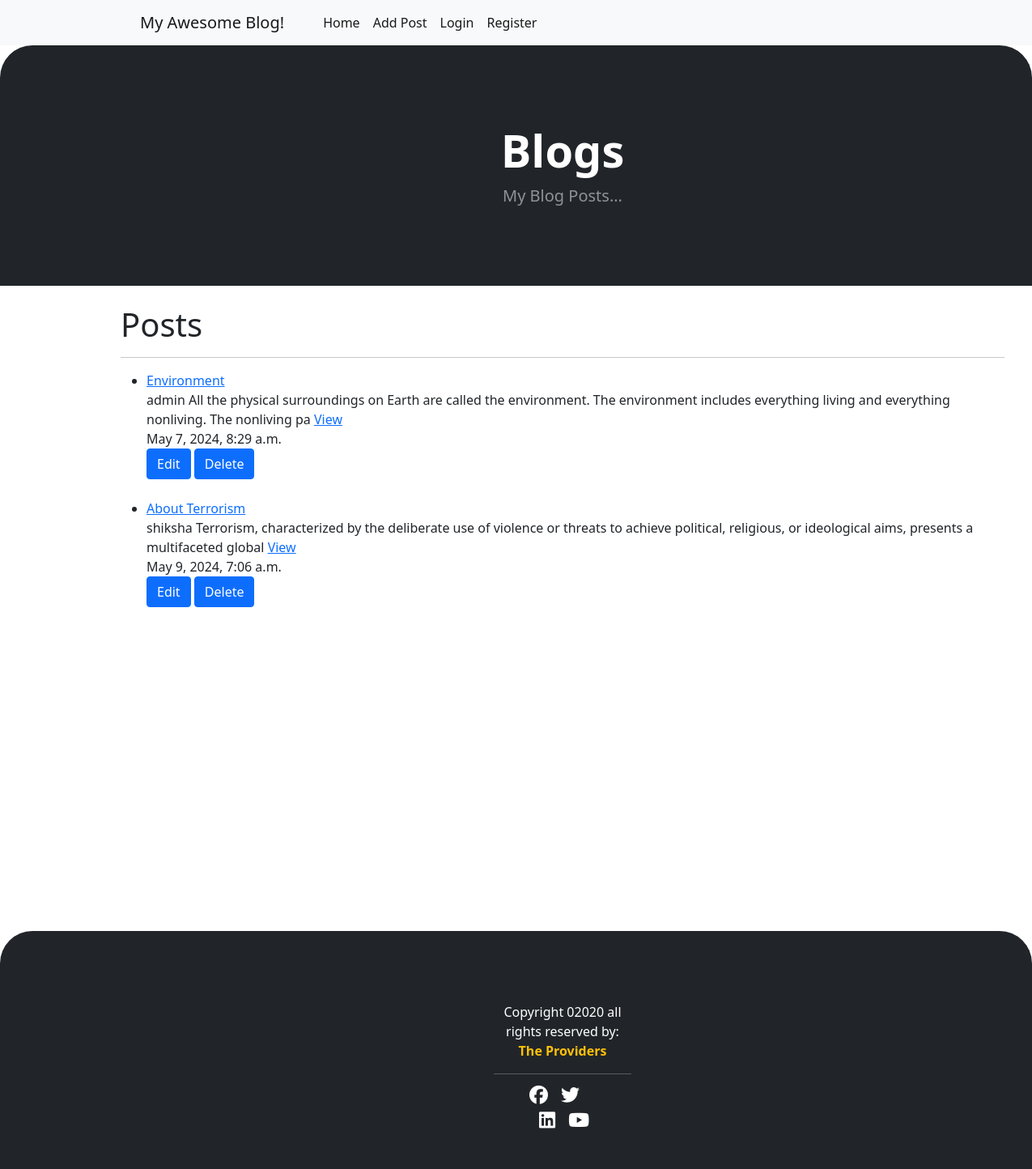
The page / on the database its author committed.
### blog/models.py (models this page shows, shortened)
class Post(models.Model):
    title = models.CharField(max_length=255)
    content = models.TextField()
    author = models.ForeignKey(User, on_delete=models.CASCADE)
    published_date = models.DateTimeField(auto_now_add=True)
    likes = models.ManyToManyField(User, related_name = 'blog_posts')

### blog/views.py (the view)
# urls.py: path('', HomeView.as_view(),name='home'),
class HomeView(ListView):
    model = Post
    template_name = 'home.html'

### blog/templates/home.html (shortened to what this page needs)
{% extends 'base.html' %}
{% block content %}
{% load static %}
<!DOCTYPE html>
<html lang="en">
    <head>
        <link href="https://cdn.jsdelivr.net/npm/bootstrap-icons@1.5.0/font/bootstrap-icons.css" rel="stylesheet" />
        <link href="{% static 'css/styles.css'%}" rel="stylesheet" />
    </head>
    <body>
        <header class="bg-dark py-5">
            <div class="container px-4 px-lg-5 my-5">
                <div class="text-center text-white">
                    <h1 class="display-4 fw-bolder">Blogs</h1>
                    <p class="lead fw-normal text-white-50 mb-0">My Blog Posts...</p>
                </div>
            </div>
        </header><br/>
        <div class="container">
        <h1>Posts</h1><hr>
        <ul>
        {% for post in object_list %}
            <li><a href="{% url 'article_details' post.pk %}">{{ post.title }}</a><br> {{ post.author }}
            {{ post.content | slice:":155"|safe }}     <a href="{% url 'article_details' post.pk %}">View</a><br/>
            {{ post.published_date }}</li>
            <a href ="{% url 'update_post' post.pk %}" class="btn btn-primary">Edit</button></a>
            <a href ="{% url 'delete_post' post.pk %}"class="btn btn-primary">Delete</button></a><br/><br/>
        {% endfor %}
            </ul></div><br/><br/><br/><br/><br/><br/><br/><br/><br/><br/><br/><br/><br/><br/><br/>
            {% include 'footer.html' %}
    </body>
</html>
{% endblock %}

### blog/templates/base.html (shortened to what this page needs)
{% load static %}
<!doctype html>
<html lang="en">
  <head>
    <link href="https://cdn.jsdelivr.net/npm/bootstrap@5.0.2/dist/css/bootstrap.min.css" rel="stylesheet">
  </head>
  <body>
<link href="https://cdn.jsdelivr.net/npm/bootstrap@5.3.3/dist/css/bootstrap.min.css" rel="stylesheet">
<nav class="navbar navbar-expand-lg navbar-light bg-light">
    <div class="container px-4 px-lg-5">
        <a class="navbar-brand" href="{% url 'home'%}">My Awesome Blog!</a>
        <div class="collapse navbar-collapse" id="navbarSupportedContent">
            <ul class="navbar-nav me-auto mb-2 mb-lg-0 ms-lg-4">
                <li class="nav-item"><a class="nav-link active" aria-current="page" href="{% url 'home'%}">Home</a></li>
                <li class="nav-item"><a class="nav-link active" aria-current="page" href="{% url 'add_post'%}">Add Post</a></li>
     {% if user.is_authenticated %}
            <li class="nav-item"><a class="nav-link active" aria-current="page" href="{% url 'logout'%}">Logout</a></li>
     {% else %}
            <li class="nav-item"><a class="nav-link active" aria-current="page" href="{% url 'login'%}">Login</a></li>
            <li class="nav-item"><a class="nav-link active" aria-current="page" href="{% url 'register'%}">Register</a></li>
     {% endif %}
            </ul>
        </div>
    </div>
</nav>
{% block content %}
{% endblock %}
</body>
</html>

### blog/templates/footer.html (shortened to what this page needs)
{% load static %}
<!DOCTYPE html>
<html lang="en">
<head>
    <link href="https://cdn.jsdelivr.net/npm/bootstrap@5.0.2/dist/css/bootstrap.min.css" rel="stylesheet">
    <link rel="stylesheet" href="https://cdnjs.cloudflare.com/ajax/libs/font-awesome/6.5.1/css/all.min.css" />
</head>
<body>
 <footer class="bg-dark text-white pt-5 pb-4">
    <div class="container text-center text-md-left">
        <div class="row text-center text-md-left">
            <div class="col-md-3 col-lg-3 col-xl-3 mx-auto mt-3">
<center><div class="col-md-7 col-lg-8">
<p> Copyright 02020 all rights reserved by:
    <a href="#" style="text-decoration: none;">
        <strong class="text-warning">The Providers</strong>
    </a>
</p><hr>
</div></center>
<center><div class="col-md-5 col-lg-4">
<ul class="list-unstyled list-inline">
    <li class="list-inline-item">
        <a href="#" class="btn-floating btn-sm text-white" style="font-size: 23px;"><i class="fab fa-facebook"></i></a>
    </li>
    <li class="list-inline-item">
        <a href="#" class="btn-floating btn-sm text-white" style="font-size: 23px;"><i class="fab fa-twitter"></i></a>
    </li>
    <li class="list-inline-item">
        <a href="#" class="btn-floating btn-sm text-white" style="font-size: 23px;"></a>
    </li>
    <li class="list-inline-item">
        <a href="#" class="btn-floating btn-sm text-white" style="font-size: 23px;"><i class="fab fa-linkedin"></i></a>
    </li>
    <li class="list-inline-item">
        <a href="#" class="btn-floating btn-sm text-white" style="font-size: 23px;"><i class="fab fa-youtube"></i></a>
    </li>
</ul>
</div></center>
</div>
</div>
</div>
</footer>
</body>
</html>

### blog/templates/home.html (style rules this page uses)
.container { margin-left:25%; }

### blog/templates/footer.html (style rules this page uses)
.bg-dark { padding: 70px 0px; border-radius: 40px 40px 0 0; }
.container { margin-left: 125px; }
.col-lg-4 ul li { margin-top: -82px; padding: 0; margin-left: -12px; list-style: none; display: inline-flex; }

### rows shown on the page
Post: title "Environment", author "admin", content "All the physical surroundings on Earth are called the environment. The environment includes everything living and everything nonliving. The nonliving pa", published_date "May 7, 2024, 8:29 a.m."
Post: title "About Terrorism", author "shiksha", content "Terrorism, characterized by the deliberate use of violence or threats to achieve political, religious, or ideological aims, presents a multifaceted global", published_date "May 9, 2024, 7:06 a.m."
